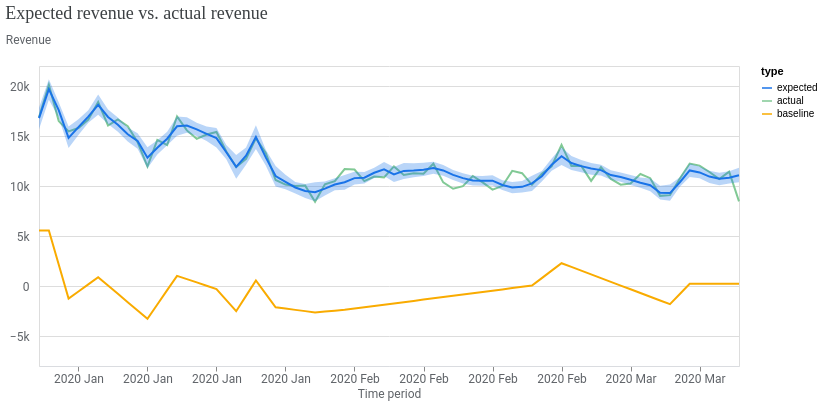

Write notebook code for a chart like this one.
### Markdown cell above
2\. Assess the model's fit by comparing the expected sales against the actual sales.

### Code cell
model_fit = visualizer.ModelFit(mmm)
model_fit.plot_model_fit()

### Figure 1 — Vega-Lite specification as saved in the notebook (floating-point values rounded to 4 significant figures; data arrays with more than 128 entries replaced by an {"elided": "..."} marker saying what was removed)
{"config": {"view": {"continuousWidth": 300, "continuousHeight": 300}, "axis": {"labelColor": "#5F6368", "labelFont": "Roboto", "labelFontSize": 12, "titleColor": "#5F6368", "titleFont": "Roboto", "titleFontSize": 12, "titleFontWeight": "normal"}}, "layer": [{"mark": {"type": "line"}, "encoding": {"color": {"field": "type", "scale": {"domain": ["expected", "actual", "baseline"], "range": ["#1A73E8", "#81C995", "#F9AB00"]}, "type": "nominal"}, "x": {"axis": {"domainColor": "#DADCE0", "format": "%Y %b", "grid": false, "tickCount": 8}, "field": "time", "title": "Time period", "type": "temporal"}, "y": {"axis": {"domain": false, "labelExpr": "replace(format(datum.value, '.3~s'), 'G', 'B')", "labelPadding": 10, "tickCount": 5, "ticks": false, "titleAlign": "left", "titleAngle": 0, "titleY": -20}, "field": "mean", "title": "Revenue", "type": "quantitative"}}}, {"mark": {"type": "rule", "opacity": 0}, "encoding": {"opacity": {"condition": {"param": "param_1", "value": 0.3, "empty": false}, "value": 0}, "tooltip": [{"field": "time", "title": "Time period", "type": "temporal"}, {"field": "expected", "format": ",.0f", "title": "Expected", "type": "quantitative"}, {"field": "actual", "format": ",.0f", "title": "Actual", "type": "quantitative"}, {"field": "baseline", "format": ",.0f", "title": "Baseline", "type": "quantitative"}], "x": {"field": "time", "type": "temporal"}}, "name": "view_1", "transform": [{"pivot": "type", "value": "mean", "groupby": ["time"]}]}, {"mark": {"type": "circle", "filled": false, "size": 36}, "encoding": {"color": {"field": "type", "legend": null, "scale": {"domain": ["expected", "actual", "baseline"], "range": ["#1A73E8", "#81C995", "#F9AB00"]}, "type": "nominal"}, "opacity": {"condition": {"param": "param_1", "value": 1, "empty": false}, "value": 0}, "x": {"field": "time", "type": "temporal"}, "y": {"field": "mean", "type": "quantitative"}}}, {"mark": {"type": "area", "opacity": 0.3}, "encoding": {"color": {"field": "type", "legend": null, "scale": {"domain": ["expected"], "range": ["#1A73E8"]}, "type": "nominal"}, "x": {"field": "time", "type": "temporal"}, "y": {"field": "ci_hi", "type": "quantitative"}, "y2": {"field": "ci_lo"}}}], "data": {"name": "data-9912f5d7770b365c15e185c46ef0a0c1"}, "params": [{"name": "param_1", "select": {"type": "point", "clear": "pointerout", "fields": ["time"], "nearest": true, "on": "pointerover"}, "views": ["view_1"]}], "resolve": {"scale": {"color": "independent"}}, "title": {"text": "Expected revenue vs. actual revenue", "anchor": "start", "color": "#3C4043", "font": "Google Sans Display", "fontSize": 18, "fontWeight": "normal", "offset": 10}, "width": 700, "$schema": "https://vega.github.io/schema/vega-lite/v5.20.1.json", "datasets": {"data-9912f5d7770b365c15e185c46ef0a0c1": {"elided": "216 records"}}}
